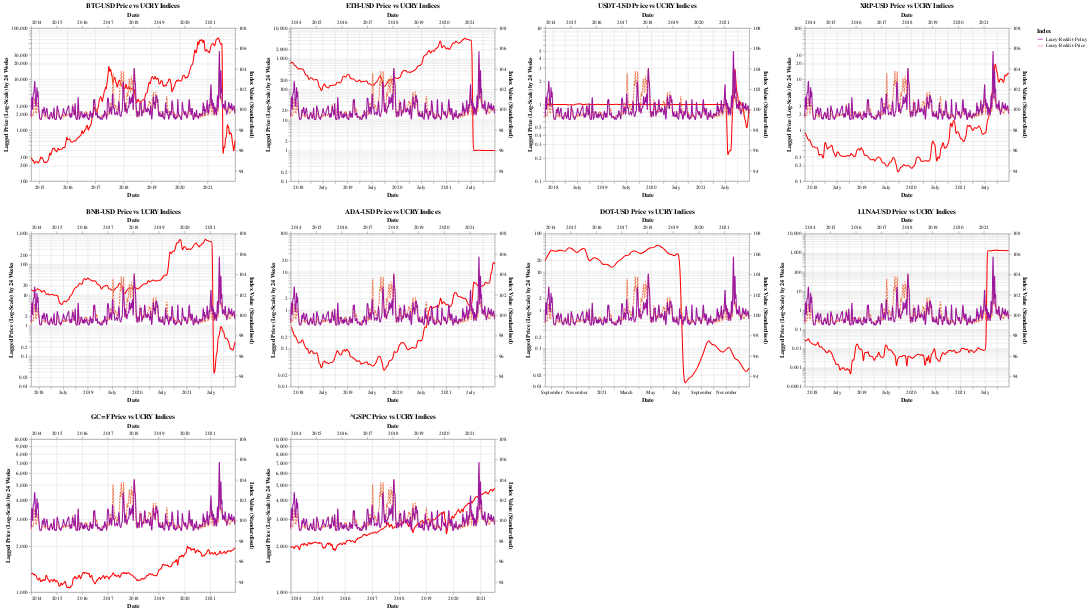

The notebook cell this image was saved under:
### Markdown cell above
**Price where h = 24 Weeks**

### Code cell
gen_Y_vs_ucry_chart(24)

### Figure 1 — Vega-Lite specification as saved in the notebook (floating-point values rounded to 4 significant figures; data arrays with more than 128 entries replaced by an {"elided": "..."} marker saying what was removed)
{"config": {"view": {"continuousWidth": 400, "continuousHeight": 300}}, "concat": [{"layer": [{"mark": {"type": "line", "interpolate": "basis"}, "encoding": {"color": {"value": "#FF0000"}, "tooltip": [{"field": "Date", "type": "temporal"}, {"field": "Price (Lag=24)", "type": "quantitative"}, {"field": "Ticker", "type": "nominal"}], "x": {"field": "Date", "type": "temporal"}, "y": {"field": "Price (Lag=24)", "scale": {"type": "log"}, "title": "Lagged Price (Log-Scale) by 24 Weeks", "type": "quantitative"}}}, {"data": {"name": "data-9193622dbca9102f8eda1e621fa5ecb6"}, "mark": {"type": "line", "interpolate": "basis"}, "encoding": {"color": {"field": "Index", "scale": {"scheme": "plasma"}, "type": "nominal"}, "strokeDash": {"field": "Index", "type": "nominal"}, "tooltip": [{"field": "Date", "type": "temporal"}, {"field": "Index Value (Standardised)", "type": "quantitative"}, {"field": "Index", "type": "nominal"}], "x": {"field": "Date", "type": "temporal"}, "y": {"field": "Index Value (Standardised)", "scale": {"domain": [93, 108]}, "type": "quantitative"}}}], "data": {"name": "data-8616342616cced80bb9d1ca2062bfeef"}, "resolve": {"scale": {"x": "independent", "y": "independent"}}, "title": "BTC-USD Price vs UCRY Indices", "transform": [{"filter": "(datum.Ticker === 'BTC-USD')"}]}, {"layer": [{"mark": {"type": "line", "interpolate": "basis"}, "encoding": {"color": {"value": "#FF0000"}, "tooltip": [{"field": "Date", "type": "temporal"}, {"field": "Price (Lag=24)", "type": "quantitative"}, {"field": "Ticker", "type": "nominal"}], "x": {"field": "Date", "type": "temporal"}, "y": {"field": "Price (Lag=24)", "scale": {"type": "log"}, "title": "Lagged Price (Log-Scale) by 24 Weeks", "type": "quantitative"}}}, {"data": {"name": "data-9193622dbca9102f8eda1e621fa5ecb6"}, "mark": {"type": "line", "interpolate": "basis"}, "encoding": {"color": {"field": "Index", "scale": {"scheme": "plasma"}, "type": "nominal"}, "strokeDash": {"field": "Index", "type": "nominal"}, "tooltip": [{"field": "Date", "type": "temporal"}, {"field": "Index Value (Standardised)", "type": "quantitative"}, {"field": "Index", "type": "nominal"}], "x": {"field": "Date", "type": "temporal"}, "y": {"field": "Index Value (Standardised)", "scale": {"domain": [93, 108]}, "type": "quantitative"}}}], "data": {"name": "data-8616342616cced80bb9d1ca2062bfeef"}, "resolve": {"scale": {"x": "independent", "y": "independent"}}, "title": "ETH-USD Price vs UCRY Indices", "transform": [{"filter": "(datum.Ticker === 'ETH-USD')"}]}, {"layer": [{"mark": {"type": "line", "interpolate": "basis"}, "encoding": {"color": {"value": "#FF0000"}, "tooltip": [{"field": "Date", "type": "temporal"}, {"field": "Price (Lag=24)", "type": "quantitative"}, {"field": "Ticker", "type": "nominal"}], "x": {"field": "Date", "type": "temporal"}, "y": {"field": "Price (Lag=24)", "scale": {"type": "log"}, "title": "Lagged Price (Log-Scale) by 24 Weeks", "type": "quantitative"}}}, {"data": {"name": "data-9193622dbca9102f8eda1e621fa5ecb6"}, "mark": {"type": "line", "interpolate": "basis"}, "encoding": {"color": {"field": "Index", "scale": {"scheme": "plasma"}, "type": "nominal"}, "strokeDash": {"field": "Index", "type": "nominal"}, "tooltip": [{"field": "Date", "type": "temporal"}, {"field": "Index Value (Standardised)", "type": "quantitative"}, {"field": "Index", "type": "nominal"}], "x": {"field": "Date", "type": "temporal"}, "y": {"field": "Index Value (Standardised)", "scale": {"domain": [93, 108]}, "type": "quantitative"}}}], "data": {"name": "data-8616342616cced80bb9d1ca2062bfeef"}, "resolve": {"scale": {"x": "independent", "y": "independent"}}, "title": "USDT-USD Price vs UCRY Indices", "transform": [{"filter": "(datum.Ticker === 'USDT-USD')"}]}, {"layer": [{"mark": {"type": "line", "interpolate": "basis"}, "encoding": {"color": {"value": "#FF0000"}, "tooltip": [{"field": "Date", "type": "temporal"}, {"field": "Price (Lag=24)", "type": "quantitative"}, {"field": "Ticker", "type": "nominal"}], "x": {"field": "Date", "type": "temporal"}, "y": {"field": "Price (Lag=24)", "scale": {"type": "log"}, "title": "Lagged Price (Log-Scale) by 24 Weeks", "type": "quantitative"}}}, {"data": {"name": "data-9193622dbca9102f8eda1e621fa5ecb6"}, "mark": {"type": "line", "interpolate": "basis"}, "encoding": {"color": {"field": "Index", "scale": {"scheme": "plasma"}, "type": "nominal"}, "strokeDash": {"field": "Index", "type": "nominal"}, "tooltip": [{"field": "Date", "type": "temporal"}, {"field": "Index Value (Standardised)", "type": "quantitative"}, {"field": "Index", "type": "nominal"}], "x": {"field": "Date", "type": "temporal"}, "y": {"field": "Index Value (Standardised)", "scale": {"domain": [93, 108]}, "type": "quantitative"}}}], "data": {"name": "data-8616342616cced80bb9d1ca2062bfeef"}, "resolve": {"scale": {"x": "independent", "y": "independent"}}, "title": "XRP-USD Price vs UCRY Indices", "transform": [{"filter": "(datum.Ticker === 'XRP-USD')"}]}, {"layer": [{"mark": {"type": "line", "interpolate": "basis"}, "encoding": {"color": {"value": "#FF0000"}, "tooltip": [{"field": "Date", "type": "temporal"}, {"field": "Price (Lag=24)", "type": "quantitative"}, {"field": "Ticker", "type": "nominal"}], "x": {"field": "Date", "type": "temporal"}, "y": {"field": "Price (Lag=24)", "scale": {"type": "log"}, "title": "Lagged Price (Log-Scale) by 24 Weeks", "type": "quantitative"}}}, {"data": {"name": "data-9193622dbca9102f8eda1e621fa5ecb6"}, "mark": {"type": "line", "interpolate": "basis"}, "encoding": {"color": {"field": "Index", "scale": {"scheme": "plasma"}, "type": "nominal"}, "strokeDash": {"field": "Index", "type": "nominal"}, "tooltip": [{"field": "Date", "type": "temporal"}, {"field": "Index Value (Standardised)", "type": "quantitative"}, {"field": "Index", "type": "nominal"}], "x": {"field": "Date", "type": "temporal"}, "y": {"field": "Index Value (Standardised)", "scale": {"domain": [93, 108]}, "type": "quantitative"}}}], "data": {"name": "data-8616342616cced80bb9d1ca2062bfeef"}, "resolve": {"scale": {"x": "independent", "y": "independent"}}, "title": "BNB-USD Price vs UCRY Indices", "transform": [{"filter": "(datum.Ticker === 'BNB-USD')"}]}, {"layer": [{"mark": {"type": "line", "interpolate": "basis"}, "encoding": {"color": {"value": "#FF0000"}, "tooltip": [{"field": "Date", "type": "temporal"}, {"field": "Price (Lag=24)", "type": "quantitative"}, {"field": "Ticker", "type": "nominal"}], "x": {"field": "Date", "type": "temporal"}, "y": {"field": "Price (Lag=24)", "scale": {"type": "log"}, "title": "Lagged Price (Log-Scale) by 24 Weeks", "type": "quantitative"}}}, {"data": {"name": "data-9193622dbca9102f8eda1e621fa5ecb6"}, "mark": {"type": "line", "interpolate": "basis"}, "encoding": {"color": {"field": "Index", "scale": {"scheme": "plasma"}, "type": "nominal"}, "strokeDash": {"field": "Index", "type": "nominal"}, "tooltip": [{"field": "Date", "type": "temporal"}, {"field": "Index Value (Standardised)", "type": "quantitative"}, {"field": "Index", "type": "nominal"}], "x": {"field": "Date", "type": "temporal"}, "y": {"field": "Index Value (Standardised)", "scale": {"domain": [93, 108]}, "type": "quantitative"}}}], "data": {"name": "data-8616342616cced80bb9d1ca2062bfeef"}, "resolve": {"scale": {"x": "independent", "y": "independent"}}, "title": "ADA-USD Price vs UCRY Indices", "transform": [{"filter": "(datum.Ticker === 'ADA-USD')"}]}, {"layer": [{"mark": {"type": "line", "interpolate": "basis"}, "encoding": {"color": {"value": "#FF0000"}, "tooltip": [{"field": "Date", "type": "temporal"}, {"field": "Price (Lag=24)", "type": "quantitative"}, {"field": "Ticker", "type": "nominal"}], "x": {"field": "Date", "type": "temporal"}, "y": {"field": "Price (Lag=24)", "scale": {"type": "log"}, "title": "Lagged Price (Log-Scale) by 24 Weeks", "type": "quantitative"}}}, {"data": {"name": "data-9193622dbca9102f8eda1e621fa5ecb6"}, "mark": {"type": "line", "interpolate": "basis"}, "encoding": {"color": {"field": "Index", "scale": {"scheme": "plasma"}, "type": "nominal"}, "strokeDash": {"field": "Index", "type": "nominal"}, "tooltip": [{"field": "Date", "type": "temporal"}, {"field": "Index Value (Standardised)", "type": "quantitative"}, {"field": "Index", "type": "nominal"}], "x": {"field": "Date", "type": "temporal"}, "y": {"field": "Index Value (Standardised)", "scale": {"domain": [93, 108]}, "type": "quantitative"}}}], "data": {"name": "data-8616342616cced80bb9d1ca2062bfeef"}, "resolve": {"scale": {"x": "independent", "y": "independent"}}, "title": "DOT-USD Price vs UCRY Indices", "transform": [{"filter": "(datum.Ticker === 'DOT-USD')"}]}, {"layer": [{"mark": {"type": "line", "interpolate": "basis"}, "encoding": {"color": {"value": "#FF0000"}, "tooltip": [{"field": "Date", "type": "temporal"}, {"field": "Price (Lag=24)", "type": "quantitative"}, {"field": "Ticker", "type": "nominal"}], "x": {"field": "Date", "type": "temporal"}, "y": {"field": "Price (Lag=24)", "scale": {"type": "log"}, "title": "Lagged Price (Log-Scale) by 24 Weeks", "type": "quantitative"}}}, {"data": {"name": "data-9193622dbca9102f8eda1e621fa5ecb6"}, "mark": {"type": "line", "interpolate": "basis"}, "encoding": {"color": {"field": "Index", "scale": {"scheme": "plasma"}, "type": "nominal"}, "strokeDash": {"field": "Index", "type": "nominal"}, "tooltip": [{"field": "Date", "type": "temporal"}, {"field": "Index Value (Standardised)", "type": "quantitative"}, {"field": "Index", "type": "nominal"}], "x": {"field": "Date", "type": "temporal"}, "y": {"field": "Index Value (Standardised)", "scale": {"domain": [93, 108]}, "type": "quantitative"}}}], "data": {"name": "data-8616342616cced80bb9d1ca2062bfeef"}, "resolve": {"scale": {"x": "independent", "y": "independent"}}, "title": "LUNA-USD Price vs UCRY Indices", "transform": [{"filter": "(datum.Ticker === 'LUNA-USD')"}]}, {"layer": [{"mark": {"type": "line", "interpolate": "basis"}, "encoding": {"color": {"value": "#FF0000"}, "tooltip": [{"field": "Date", "type": "temporal"}, {"field": "Price (Lag=24)", "type": "quantitative"}, {"field": "Ticker", "type": "nominal"}], "x": {"field": "Date", "type": "temporal"}, "y": {"field": "Price (Lag=24)", "scale": {"type": "log"}, "title": "Lagged Price (Log-Scale) by 24 Weeks", "type": "quantitative"}}}, {"data": {"name": "data-9193622dbca9102f8eda1e621fa5ecb6"}, "mark": {"type": "line", "interpolate": "basis"}, "encoding": {"color": {"field": "Index", "scale": {"scheme": "plasma"}, "type": "nominal"}, "strokeDash": {"field": "Index", "type": "nominal"}, "tooltip": [{"field": "Date", "type": "temporal"}, {"field": "Index Value (Standardised)", "type": "quantitative"}, {"field": "Index", "type": "nominal"}], "x": {"field": "Date", "type": "temporal"}, "y": {"field": "Index Value (Standardised)", "scale": {"domain": [93, 108]}, "type": "quantitative"}}}], "data": {"name": "data-8616342616cced80bb9d1ca2062bfeef"}, "resolve": {"scale": {"x": "independent", "y": "independent"}}, "title": "GC=F Price vs UCRY Indices", "transform": [{"filter": "(datum.Ticker === 'GC=F')"}]}, {"layer": [{"mark": {"type": "line", "interpolate": "basis"}, "encoding": {"color": {"value": "#FF0000"}, "tooltip": [{"field": "Date", "type": "temporal"}, {"field": "Price (Lag=24)", "type": "quantitative"}, {"field": "Ticker", "type": "nominal"}], "x": {"field": "Date", "type": "temporal"}, "y": {"field": "Price (Lag=24)", "scale": {"type": "log"}, "title": "Lagged Price (Log-Scale) by 24 Weeks", "type": "quantitative"}}}, {"data": {"name": "data-9193622dbca9102f8eda1e621fa5ecb6"}, "mark": {"type": "line", "interpolate": "basis"}, "encoding": {"color": {"field": "Index", "scale": {"scheme": "plasma"}, "type": "nominal"}, "strokeDash": {"field": "Index", "type": "nominal"}, "tooltip": [{"field": "Date", "type": "temporal"}, {"field": "Index Value (Standardised)", "type": "quantitative"}, {"field": "Index", "type": "nominal"}], "x": {"field": "Date", "type": "temporal"}, "y": {"field": "Index Value (Standardised)", "scale": {"domain": [93, 108]}, "type": "quantitative"}}}], "data": {"name": "data-8616342616cced80bb9d1ca2062bfeef"}, "resolve": {"scale": {"x": "independent", "y": "independent"}}, "title": "^GSPC Price vs UCRY Indices", "transform": [{"filter": "(datum.Ticker === '^GSPC')"}]}], "columns": 4, "$schema": "https://vega.github.io/schema/vega-lite/v4.17.0.json", "datasets": {"data-8616342616cced80bb9d1ca2062bfeef": {"elided": "2567 records"}, "data-9193622dbca9102f8eda1e621fa5ecb6": {"elided": "836 records"}}}
